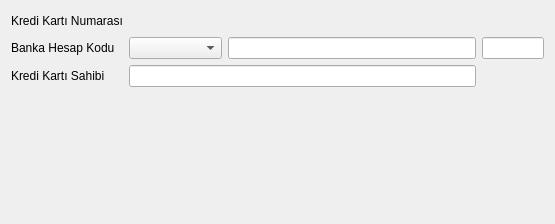
<?xml version="1.0" encoding="UTF-8"?>
<ui version="4.0">
 <class>K9_KK_ODEME_BATCH</class>
 <widget class="QDialog" name="K9_KK_ODEME_BATCH">
  <property name="geometry">
   <rect>
    <x>0</x>
    <y>0</y>
    <width>555</width>
    <height>224</height>
   </rect>
  </property>
  <property name="minimumSize">
   <size>
    <width>555</width>
    <height>224</height>
   </size>
  </property>
  <property name="maximumSize">
   <size>
    <width>555</width>
    <height>224</height>
   </size>
  </property>
  <property name="windowTitle">
   <string>Dialog</string>
  </property>
  <layout class="QGridLayout" name="gridLayout_2" rowstretch="10,4,3" columnstretch="10,2">
   <item row="0" column="0" colspan="2">
    <layout class="QGridLayout" name="gridLayout" columnstretch="1,3,8,2">
     <item row="0" column="0">
      <widget class="QLabel" name="label">
       <property name="sizePolicy">
        <sizepolicy hsizetype="Fixed" vsizetype="Fixed">
         <horstretch>0</horstretch>
         <verstretch>0</verstretch>
        </sizepolicy>
       </property>
       <property name="text">
        <string>Kredi Kartı Numarası</string>
       </property>
      </widget>
     </item>
     <item row="0" column="1" colspan="2">
      <widget class="QSearchEdit" name="searchEdit_kk_numarasi">
       <property name="whatsThis">
        <string>Arama widget. </string>
       </property>
       <property name="QSearchEdit" stdset="0">
        <rect>
         <x>0</x>
         <y>0</y>
         <width>100</width>
         <height>100</height>
        </rect>
       </property>
      </widget>
     </item>
     <item row="0" column="3">
      <spacer name="horizontalSpacer">
       <property name="orientation">
        <enum>Qt::Horizontal</enum>
       </property>
       <property name="sizeHint" stdset="0">
        <size>
         <width>40</width>
         <height>20</height>
        </size>
       </property>
      </spacer>
     </item>
     <item row="1" column="0">
      <widget class="QLabel" name="label_2">
       <property name="sizePolicy">
        <sizepolicy hsizetype="Fixed" vsizetype="Fixed">
         <horstretch>0</horstretch>
         <verstretch>0</verstretch>
        </sizepolicy>
       </property>
       <property name="text">
        <string>Banka Hesap Kodu</string>
       </property>
      </widget>
     </item>
     <item row="1" column="1">
      <widget class="QComboBox" name="comboBox_banka_hesap_kodu"/>
     </item>
     <item row="1" column="2">
      <widget class="QLineEdit" name="lineEdit_banka_bilgisi">
       <property name="focusPolicy">
        <enum>Qt::NoFocus</enum>
       </property>
       <property name="readOnly">
        <bool>true</bool>
       </property>
      </widget>
     </item>
     <item row="1" column="3">
      <widget class="QLineEdit" name="lineEdit_doviz_cinsi">
       <property name="focusPolicy">
        <enum>Qt::NoFocus</enum>
       </property>
       <property name="readOnly">
        <bool>true</bool>
       </property>
      </widget>
     </item>
     <item row="2" column="0">
      <widget class="QLabel" name="label_3">
       <property name="sizePolicy">
        <sizepolicy hsizetype="Fixed" vsizetype="Fixed">
         <horstretch>0</horstretch>
         <verstretch>0</verstretch>
        </sizepolicy>
       </property>
       <property name="text">
        <string>Kredi Kartı Sahibi</string>
       </property>
      </widget>
     </item>
     <item row="2" column="1" colspan="2">
      <widget class="QLineEdit" name="lineEdit_kredi_karti_sahibi">
       <property name="readOnly">
        <bool>true</bool>
       </property>
      </widget>
     </item>
    </layout>
   </item>
   <item row="1" column="1">
    <spacer name="verticalSpacer">
     <property name="orientation">
      <enum>Qt::Vertical</enum>
     </property>
     <property name="sizeHint" stdset="0">
      <size>
       <width>20</width>
       <height>46</height>
      </size>
     </property>
    </spacer>
   </item>
   <item row="2" column="0">
    <spacer name="horizontalSpacer_2">
     <property name="orientation">
      <enum>Qt::Horizontal</enum>
     </property>
     <property name="sizeHint" stdset="0">
      <size>
       <width>450</width>
       <height>20</height>
      </size>
     </property>
    </spacer>
   </item>
   <item row="2" column="1">
    <widget class="QWidget" name="widget_batch_buttons" native="true"/>
   </item>
  </layout>
 </widget>
 <customwidgets>
  <customwidget>
   <class>QSearchEdit</class>
   <extends>QWidget</extends>
   <header>QSearchEdit.h</header>
  </customwidget>
 </customwidgets>
 <tabstops>
  <tabstop>searchEdit_kk_numarasi</tabstop>
  <tabstop>comboBox_banka_hesap_kodu</tabstop>
  <tabstop>lineEdit_kredi_karti_sahibi</tabstop>
 </tabstops>
 <resources/>
 <connections/>
</ui>
